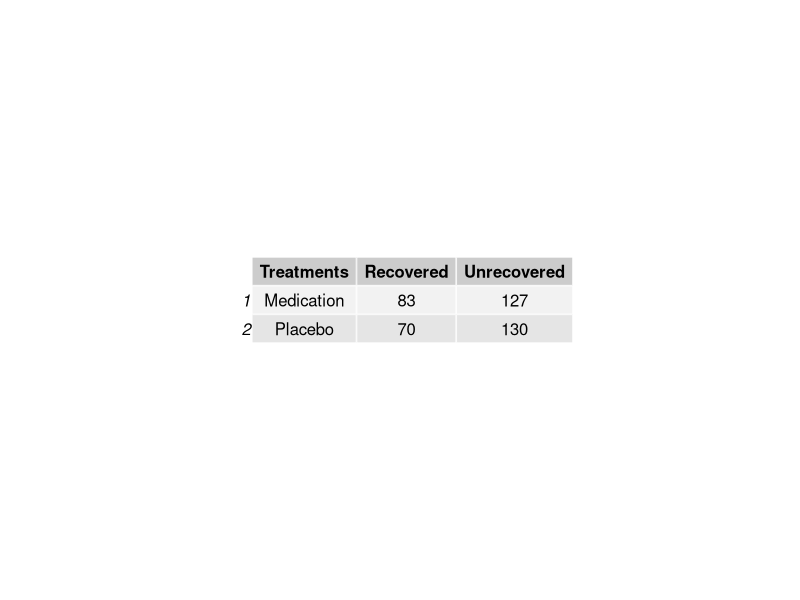
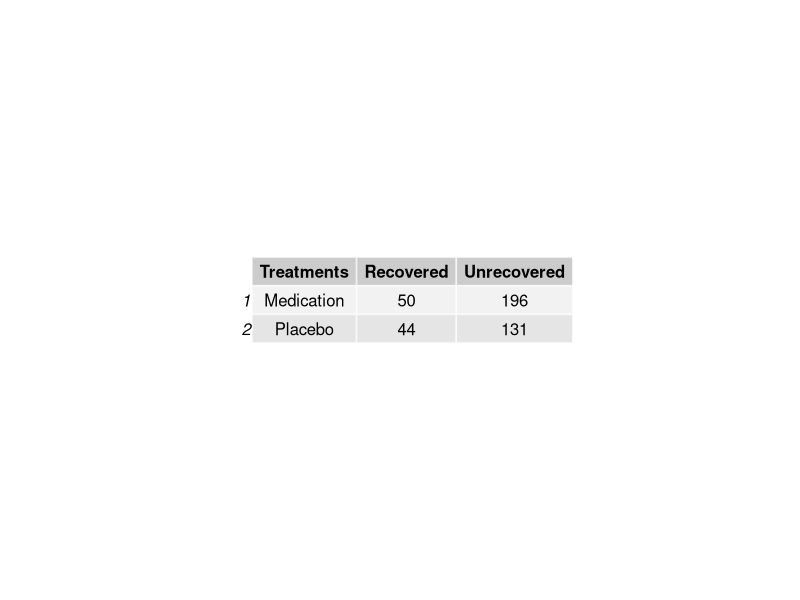
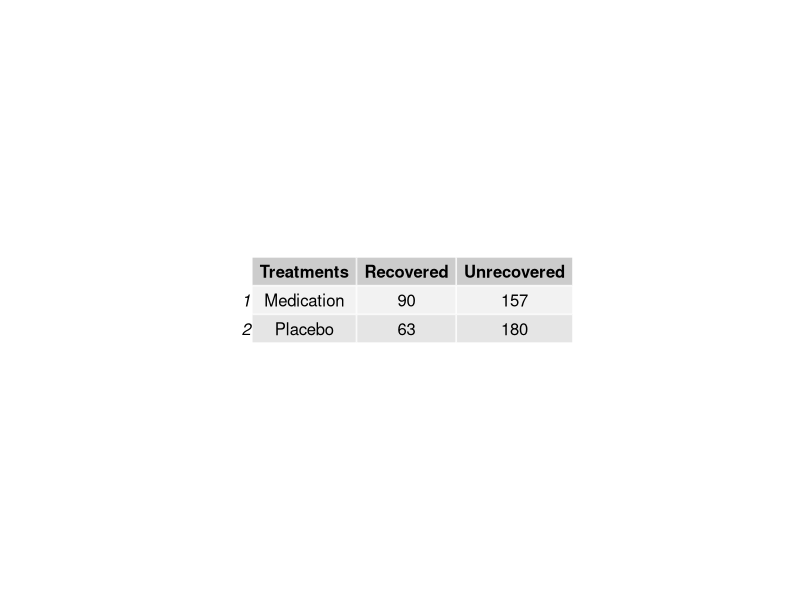
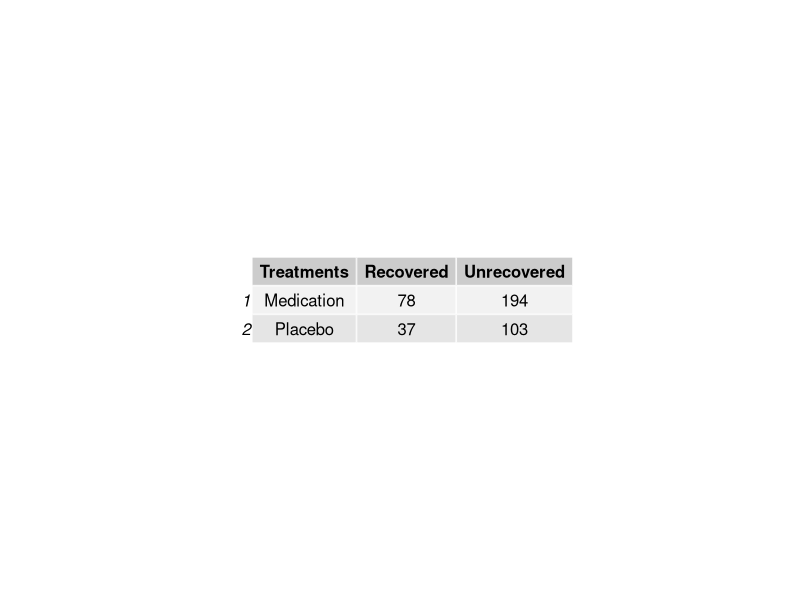
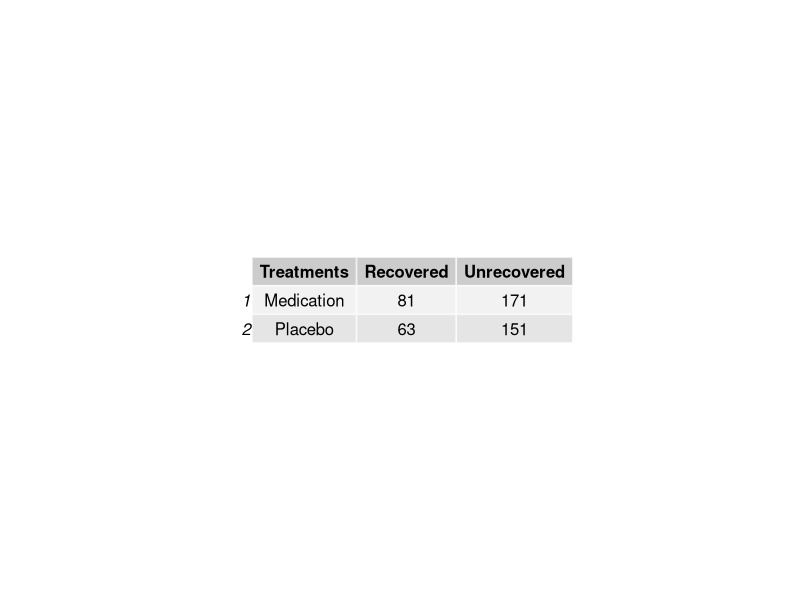
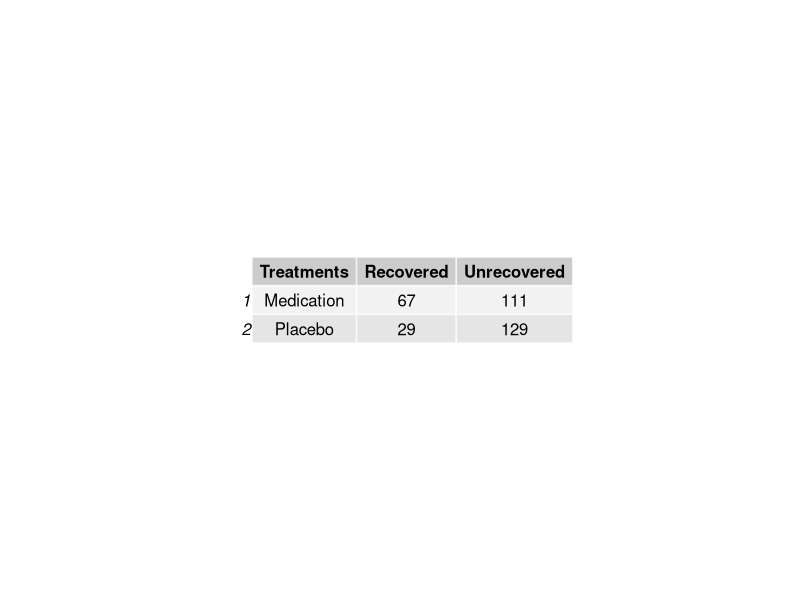
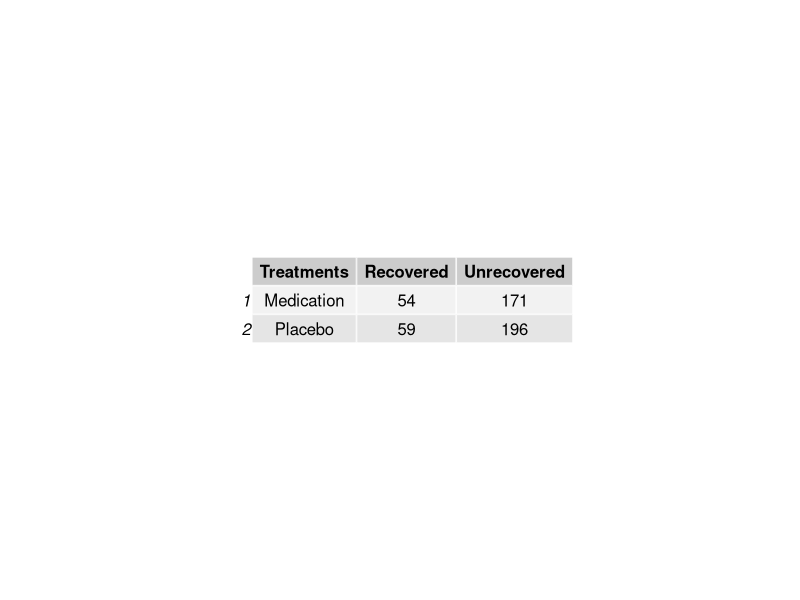
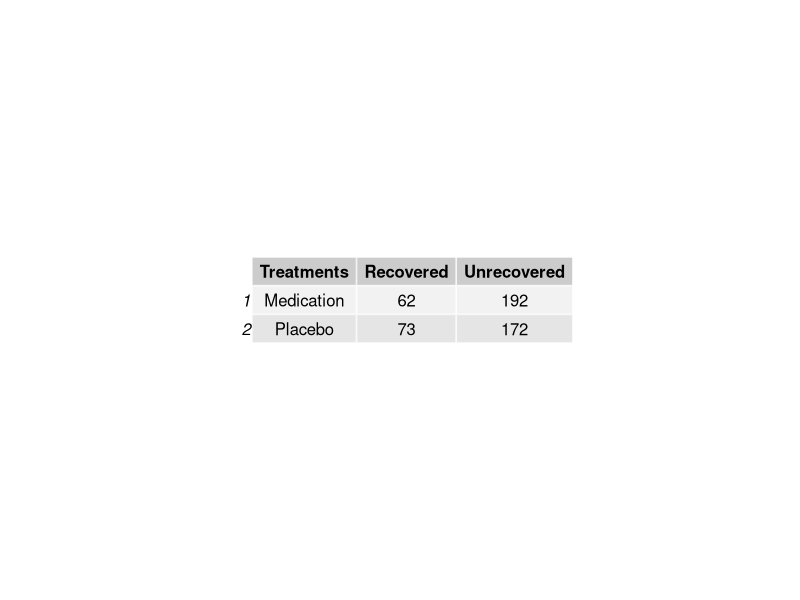

These figures' R source, in order: (Note: this script raises an error after producing the figures.)
##### ORPESEMC1 #####
library(gridExtra) # the pacakge needed for this particular question to create multiple grid-level plots in a page
ORPESEMC1= function(
title = "ORPESEMC1", # Question-bank title that will be easily viewable in e-learning
n = 200, # Number of questions to generate
type = "MC", # The question type, one of many possible types on e-learning
answers = 5, # Number of answers per MC question
points.per.q = 4, # Number of points the question is worth (on the test)
difficulty = 1, # An easily viewable difficulty level on e-learning
quest.txt1 = "Both a new medication and placebo were administered to two separate groups of subjects. The subjects were monitored for recovery from an illness and the results were recorded in the 2x2 contingency table above. What is the ",
quest.txt2 = " for recovery in subjects who received the medication vs. those who received the placebo?", # The above 2 question texts are static text for the full question
Treatments = c("Medication", "Placebo"), #creating a vector of the treatment characters in the question
digits = 2, # This is the number of decimal places to round off the data
loc.path = "/Users/josephyang/Desktop/School Stuff/STAT 1600/Course Development/Question Generators/Stat1600-QGen/ORPESEMC1 images/", # This is the local path used to store any randomly generated image files
e.path = "Images/", # This is the path on e-learning used to store any above-implemented image files
hint = "You can follow your a, b, c, d formula given in lectures and the coursepack.", # This is a student hint, visible to them during the exam on e-learning
feedback = "OR = ad/(bc). SE = sqrt(1/a + 1/b + 1/c + 1/d)" # This is student feedback, visible after the exam
)
{
param <- c("NewQuestion","ID","Title","QuestionText","Points","Difficulty", "Image",
           rep("Option", answers),"Hint","Feedback") # These are setting row names for the CSV file
questions <- data.frame() # This opens a data frame to store the randomly generated questions below
for(i in 1:n)
{
  ID <- paste(title, i, sep = "-") # The ID of the specific question within the bank, title + question number in the loop
  points <- sample(c(rep(0,answers-1),100),replace=F) # The proportion of points assigned to each possible answer, 1 if correct or 0 if incorrect
  corr.ind <- 7 + which.max(points) # This is the row index of the correct answer
  data1 <- sample(c("odds ratio", "standard error of the natural log of the odds ratio"), size = 1)
  Recovered <- c(sample(50:100, size = 1), sample(25:75, size = 1))
  Unrecovered <- sample(100:200, size = 2)
  data <- data.frame(Treatments, Recovered, Unrecovered, stringsAsFactors = FALSE) # This is how we're randomly generating data frame for this question
  corr.ans <- if(data1 == "odds ratio"){round(data[1,2]*data[2,3]/(data[1,3]*data[2,2]),
                                              digits = digits)}
  else{round(sqrt(1/data[1,2] + 1/data[2,2] + 1/data[1,3] + 1/data[2,3]),
             digits = digits)} # this is the correct answer to the question
  up.min <- corr.ans + .08 # This is the minimum value for incorrect answers above the correct answer
  down.max <- corr.ans - .08 # This is the maximum value for incorrect answers below the correct answer
  ans.txt <- sample(if(corr.ans <= .1){seq(up.min, 1, 10^-digits)}
                    else{if(corr.ans >= 1.3){seq(.01, down.max, 10^-digits)}
                      else{c(seq(10^-digits, down.max, 10^-digits),
                             seq(up.min, up.min + 2.2, 10^-digits))}},
                    size = answers) # These are randomly generated incorrect answers
  content <- c(type, ID, ID, paste(quest.txt1, data1, quest.txt2, sep = ""),
               points.per.q, difficulty, paste(e.path, paste(title, i, sep = "-"), ".jpeg", sep = ""),
               points, hint, feedback) # This is collecting a lot of the above information into a single vector
  options <- c(rep("",7), ans.txt, rep("",2)) # This is collecting the incorrect answers above, and indexing them correctly by row
  options[corr.ind] <- corr.ans # This is imputing the correct answer at the appropriate row index
  questions[(1+(9+answers)*i):((9+answers)*(i+1)),1] <- param # This is indexing and storing all the row names
  questions[(1+(9+answers)*i):((9+answers)*(i+1)),2] <- content # Indexing and storing all the content
  questions[(1+(9+answers)*i):((9+answers)*(i+1)),3] <- options # Indexing and storing the answers, both incorrect and correct
  jpeg(filename=paste(loc.path, paste(title, i, sep = "-"), ".jpeg", sep = ""),
       height = 30*nrow(data), width = 81*ncol(data)) # creating the image files in the designated place
  p <- tableGrob(data) #Creating the summary statistics for the graphical item
  grid.arrange(p) #arranging all the summary statistics for the graphical items in one location
  dev.off()
}
questions <- questions[((10+answers)):((9+answers)*(n+1)),] # Storing only what's needed for e-learning upload as a CSV file
write.table(questions, sep=",", file=paste(title, ".csv", sep = ""),
            row.names=F, col.names=F) # Writing the CSV file
}

ORPESEMC1() # creating the csv file